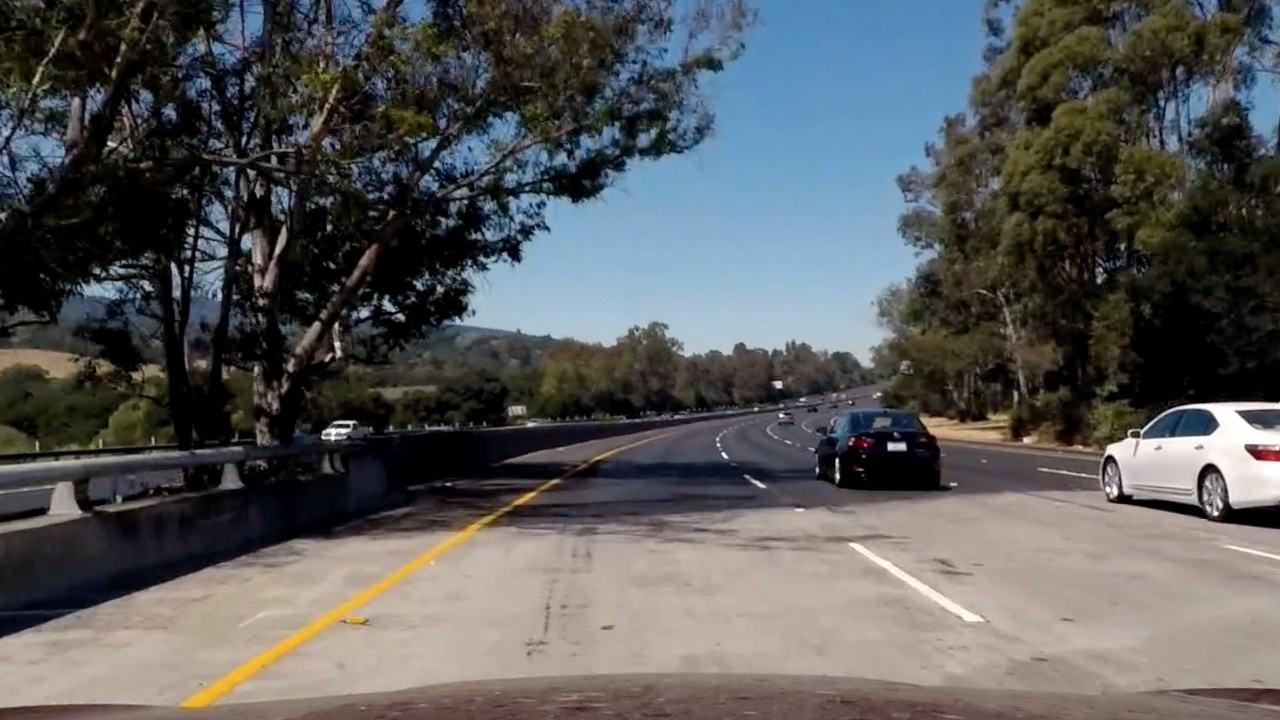
#> input picture LaneFinding/bridge_shadow.jpg, 1280 x 720 px
$ python combining_thresholds.py   (older library calls are emulated)
#> lines starting #> are read from the running program, lines starting #| are printed output that depends on the picture; after the words box and inside, x2 and y2 are one past the last pixel; in counts of white or black regions, pixels touching at a corner belong together
import matplotlib.pyplot as plt
import matplotlib.image as mpimg
import numpy as np
import cv2

image = mpimg.imread('bridge_shadow.jpg')
#> image is the input picture: shape (720, 1280, 3); mean R, G, B 89.7, 90.6, 90.8

def abs_sobel_thresh(img, orient='x', sobel_kernel=3, thresh=(20, 100)):
    # Calculate directional gradient
    gray = cv2.cvtColor(img, cv2.COLOR_RGB2GRAY)
    if orient=='x':
        abs_sobel = np.absolute(cv2.Sobel(gray, cv2.CV_64F, 1, 0, ksize=sobel_kernel))
    if orient=='y':
        abs_sobel = np.absolute(cv2.Sobel(gray, cv2.CV_64F, 0, 1, ksize=sobel_kernel))
    scaled_sobel = np.uint8(255*abs_sobel/np.max(abs_sobel))
    grad_binary = np.zeros_like(scaled_sobel)
    grad_binary[(scaled_sobel >= thresh[0]) & (scaled_sobel <= thresh[1])] = 1
    # Apply threshold
    return grad_binary

def mag_thresh(image, sobel_kernel=9, mag_thresh=(30, 100)):
    # Calculate gradient magnitude
    gray = cv2.cvtColor(image, cv2.COLOR_RGB2GRAY)
    sobelx = cv2.Sobel(gray, cv2.CV_64F, 1, 0, ksize=sobel_kernel)
    sobely = cv2.Sobel(gray, cv2.CV_64F, 0, 1, ksize=sobel_kernel)
    abs_sobel = np.sqrt(sobelx**2 + sobely**2)
    scaled_sobel = np.uint8(255*abs_sobel/np.max(abs_sobel))
    mag_binary = np.zeros_like(scaled_sobel)
    mag_binary[(scaled_sobel >= mag_thresh[0]) & (scaled_sobel <= mag_thresh[1])] = 1
    # Apply threshold
    return mag_binary

def dir_threshold(image, sobel_kernel=15, thresh=(0.7, 1.3)):
    # Calculate gradient direction
    gray = cv2.cvtColor(image, cv2.COLOR_RGB2GRAY)
    abs_sobelx = np.absolute(cv2.Sobel(gray, cv2.CV_64F, 1, 0, ksize=sobel_kernel))
    abs_sobely = np.absolute(cv2.Sobel(gray, cv2.CV_64F, 0, 1, ksize=sobel_kernel))
    dir_grad = np.arctan2(abs_sobely, abs_sobelx)
    dir_binary = np.zeros_like(dir_grad)
    dir_binary[(dir_grad >= thresh[0]) & (dir_grad <= thresh[1])] = 1
    # Apply threshold
    return dir_binary

# Choose a Sobel kernel size
ksize = 15 # Choose a larger odd number to smooth gradient measurements

# Apply each of the thresholding functions
gradx = abs_sobel_thresh(image, orient='x', sobel_kernel=ksize, thresh=(20, 100))
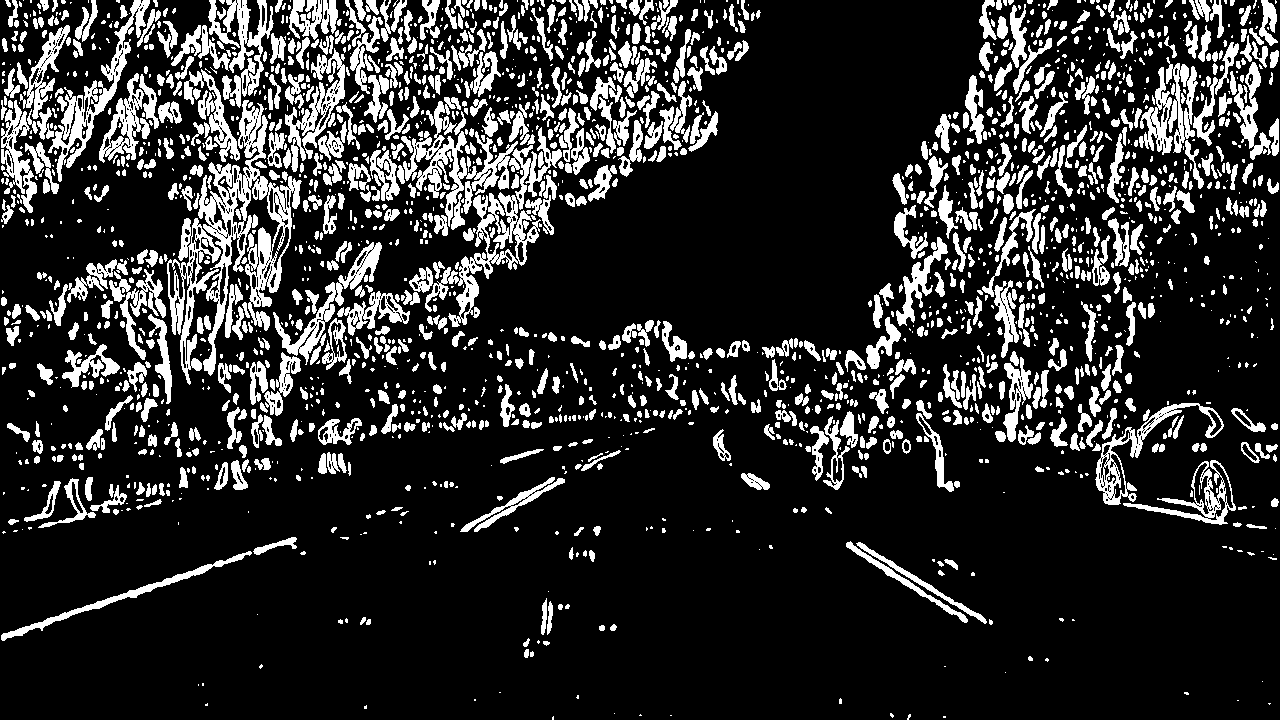
#> gradx: shape (720, 1280); values 0 (black) and 1 (white), 18% white; 2343 white regions (1169 under 20 px), largest, box (x1, y1, x2, y2) and area: (198, 100, 302, 376) 7648, (403, 97, 518, 227) 3875, (425, 192, 541, 327) 3567
grady = abs_sobel_thresh(image, orient='y', sobel_kernel=ksize, thresh=(20, 100))
#> grady: shape (720, 1280); values 0 (black) and 1 (white), 19.6% white; 2327 white regions (1091 under 20 px), largest, box (x1, y1, x2, y2) and area: (384, 383, 878, 474) 9026, (0, 474, 689, 642) 8942, (618, 472, 1103, 525) 5465
mag_binary = mag_thresh(image, sobel_kernel=ksize, mag_thresh=(30, 100))
#> in mag_thresh, `sobely = cv2.Sobel(gray, cv2.CV_64F, 0, 1, ksize=sobel_kernel)`:
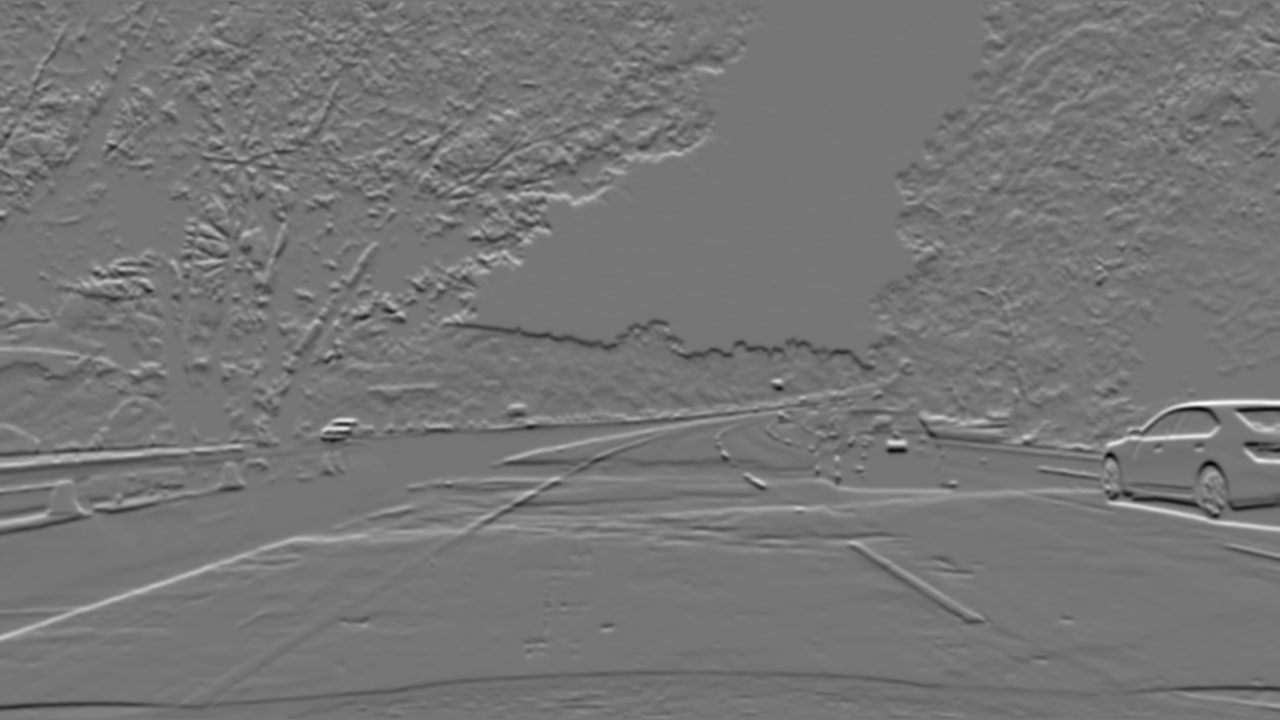
#> sobely: shape (720, 1280) float64; min -5.78e+09, max 6.69e+09, mean 3224135.3; drawn with min black and max white
#> mag_binary: shape (720, 1280); values 0 (black) and 1 (white), 18.7% white; 1180 white regions (640 under 20 px), largest, box (x1, y1, x2, y2) and area: (408, 97, 900, 373) 20550, (756, 353, 1280, 533) 12283, (167, 78, 344, 374) 9128
dir_binary = dir_threshold(image, sobel_kernel=15, thresh=(0.7, 1.3))
#> in dir_threshold, `dir_grad = np.arctan2(abs_sobely, abs_sobelx)`:
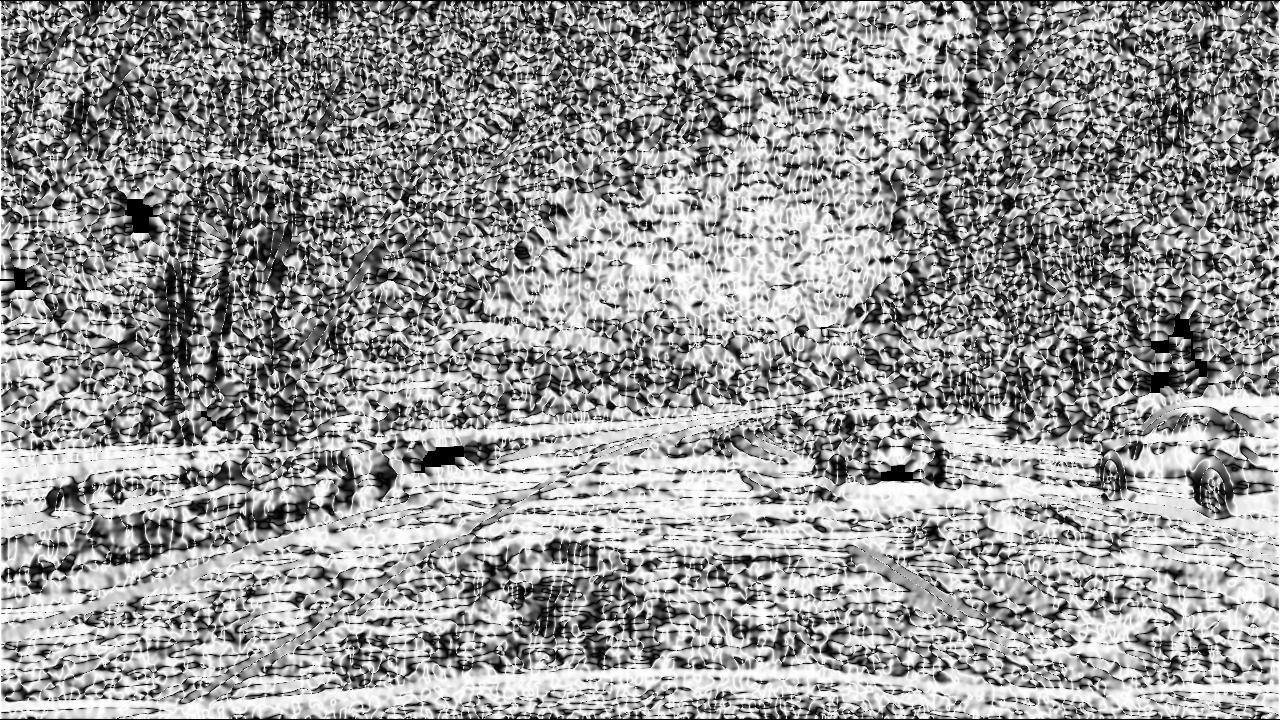
#> dir_grad: shape (720, 1280) float64; min 0, max 1.57, mean 0.932; drawn with min black and max white
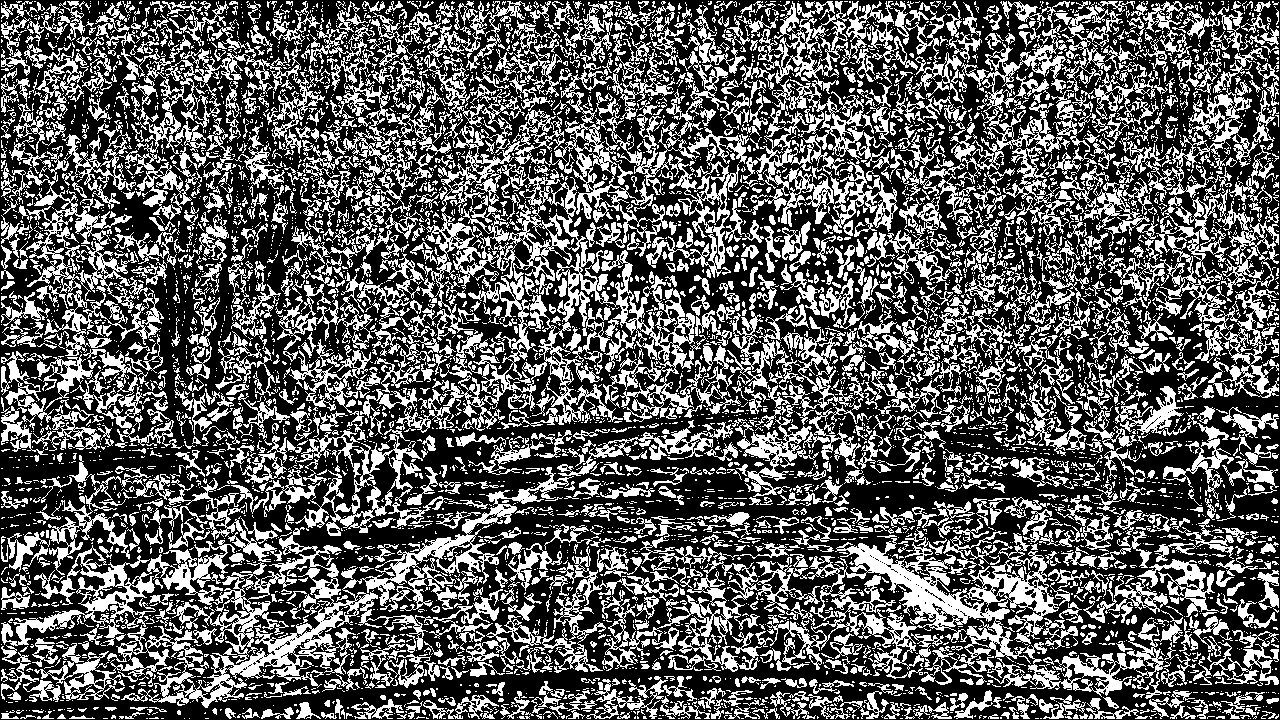
#> dir_binary: shape (720, 1280) float64; values 0 (black) and 1 (white), 36.5% white; 6335 white regions (4766 under 20 px), largest, box (x1, y1, x2, y2) and area: (1, 467, 574, 708) 23511, (417, 164, 741, 425) 17548, (755, 527, 1059, 679) 12884


combined = np.zeros_like(dir_binary)
combined[((gradx == 1) & (grady == 1)) | ((mag_binary == 1) & (dir_binary == 1))] = 1

# Plot the result
f, (ax1, ax2) = plt.subplots(1, 2, figsize=(24, 9))
f.tight_layout()
ax1.imshow(image)
ax1.set_title('Original Image', fontsize=50)
ax2.imshow(combined)
ax2.set_title('All Combined', fontsize=50)
plt.subplots_adjust(left=0., right=1, top=0.9, bottom=0.)
plt.show()
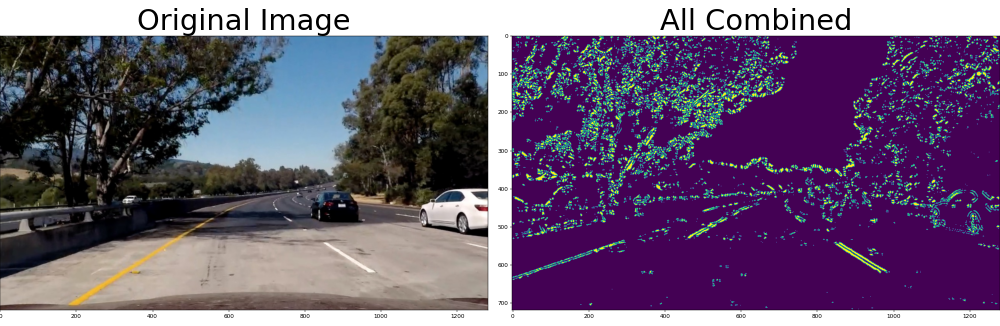
#> figure drawn by matplotlib, 2 panels
